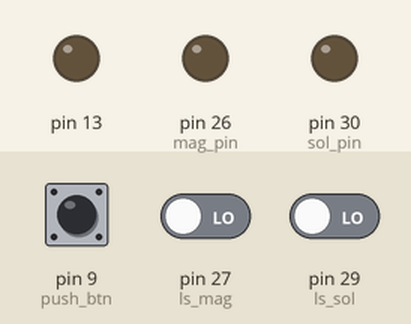
The sketch below on a simulated Arduino Mega 2560, built with avr-gcc and run on an emulated ATmega2560. Parts: output pins drawn as LEDs (lit = HIGH). Inputs (shaded band) come from the test bench; at power-on: pin 9 (push_btn) LOW, pin 27 (ls_mag) LOW, pin 29 (ls_sol) LOW.

Above: at 1.2 s.
1.3 s: pin 9 (push_btn) pulled HIGH for 0.15 s
At 1.7 s:
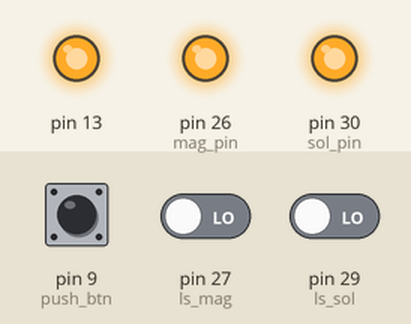
2.9 s: pin 27 (ls_mag) driven HIGH
At 4.3 s:
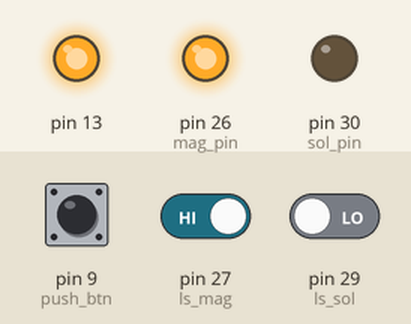
Timing chart, 0 to 5.9 s (numbered marks = the images above; inputs shaded):
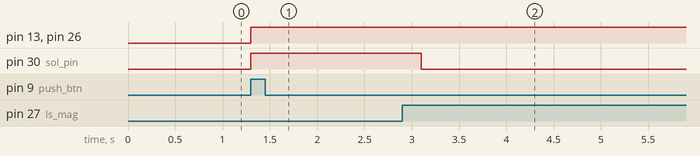

The sketch:

Switch_wala.ino
```cpp
int sol_pin =30;
int mag_pin =26;
int ls_sol= 29;
int ls_mag =27;
int push_btn= 9;
int i=0;
void setup() {
  // put your setup code here, to run once:
  pinMode(sol_pin,OUTPUT);
  pinMode(ls_sol,INPUT);
  pinMode(mag_pin,OUTPUT);
  pinMode(push_btn,INPUT);
  pinMode(ls_mag,INPUT);
  //pinMode(8,OUTPUT);
  pinMode(13,OUTPUT);
  digitalWrite(sol_pin,LOW); // Solenoid high
  digitalWrite(mag_pin,LOW); // Magnet high
  Serial.begin(9600);
}
boolean l_switch=true;
int state = 0;
void loop()
{
  if (state==0)
  {
      if (digitalRead(push_btn)==HIGH){ // push button high
      digitalWrite(13,HIGH);
      digitalWrite(sol_pin,HIGH); // Solenoid high
      digitalWrite(mag_pin,HIGH); // Magnet high
      state = 1;
    }
  }
  else if (state == 1){
    if (digitalRead(ls_mag) == HIGH){ //LS 2 high
      delay(200);
      digitalWrite(sol_pin,LOW);// solenoid low
      state = 2;
    }
  }
  else if (state ==2 ){
    if (digitalRead(ls_sol)==HIGH){ //ls1 high
      delay(2000);
      digitalWrite(mag_pin,LOW);// magnet low

      state = 0;
      digitalWrite(8,HIGH);
  delay(100);
  digitalWrite(8,LOW);
    digitalWrite(13,LOW);
    }
  }

}
```

Measured:
- after the input at 1.3 s, pin 13, pin 26 (mag_pin), pin 30 (sol_pin): LOW → HIGH at once
- after the input at 2.9 s, pin 30 (sol_pin): HIGH → LOW after 0.20 s
